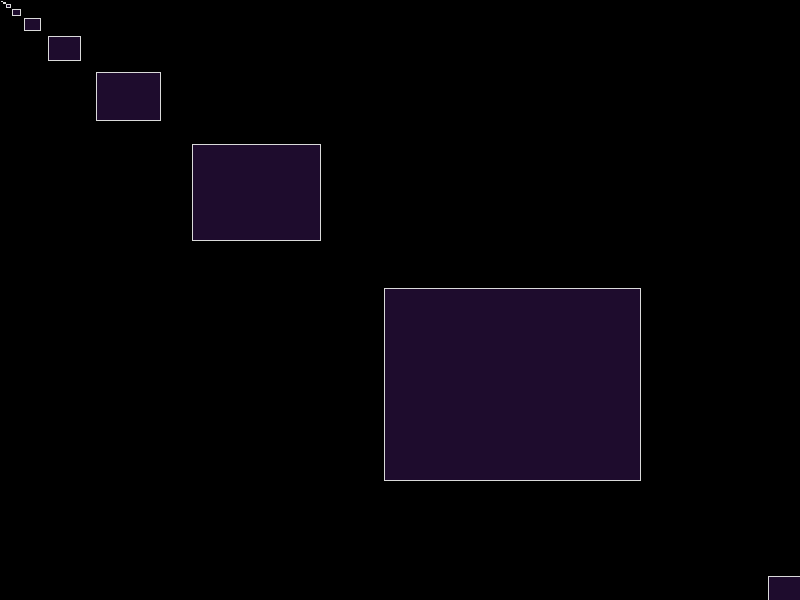
Frame 1 (no input)
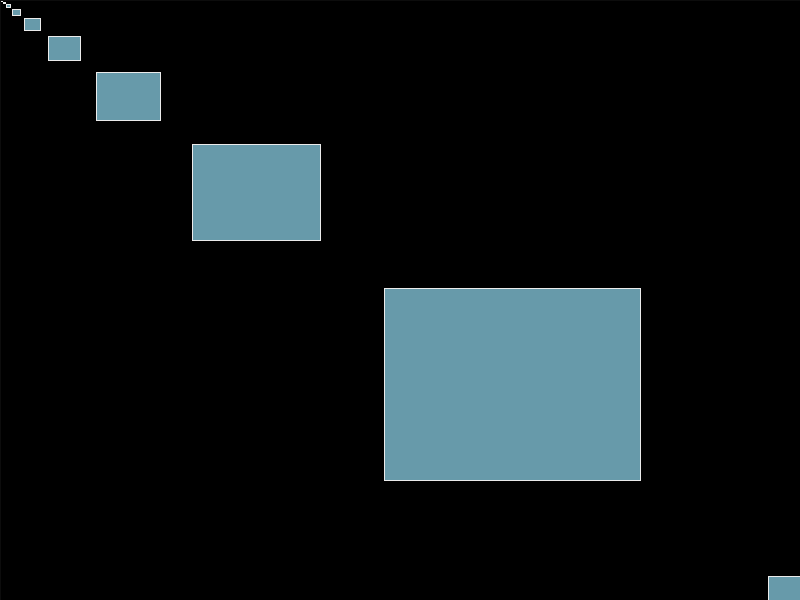
Frame 60 (the mouse pressed at the canvas centre just before this capture)
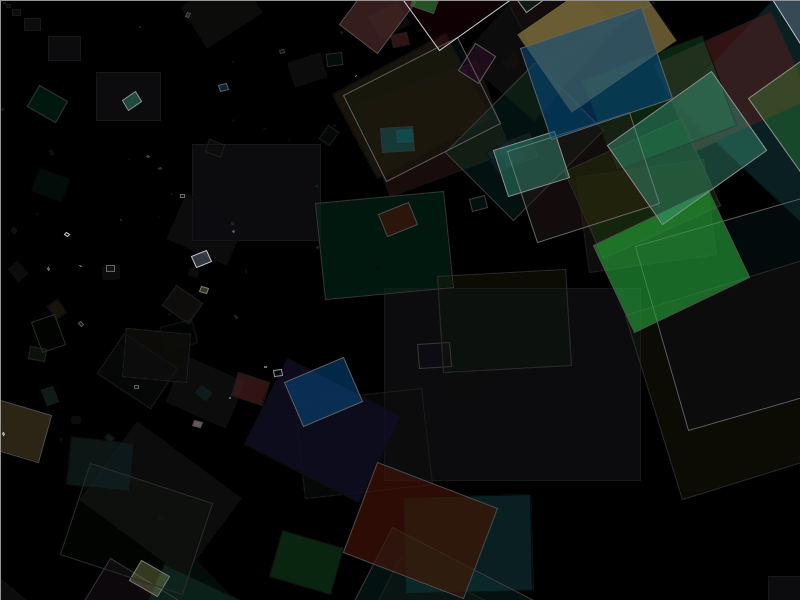
Frame 120 (the mouse held since frame 60 and released just before this capture)

The Processing sketch that drew these frames (run headless with seeded random() and noise(); from frame 60 on, the mouse is pressed at the canvas centre):

// Processing sketch: processing_37853
// ── processing_37853.pde

float dividor;
float initialDividor;
int loopCount;
int count = 0;
void setup()
{
  size(800, 600);
  rectMode(CENTER);
  ellipseMode(CENTER);
  if (height > width)
  {
    dividor = height;
  }
  else
  {
    dividor = width;
  }
  initialDividor = dividor;
  loopCount = height;
  background(0);
  
}
void draw()
{
  fill(0,0,0,10);
  rect(width/2, height/2, width, height);
  fill(random(255), random(255), random(255), random(200));
  stroke(random(255));
    while(dividor > 1)
    {
       pushMatrix();
       rotate(degrees(random(0,mouseX)));
       rect(width/(dividor/2) + random(0,mouseX), height/(dividor/2) + random(0,mouseX), width/dividor, height/dividor);
       popMatrix();
       dividor = dividor/2;
       count++;
    }
     dividor = initialDividor;
}
            
                
